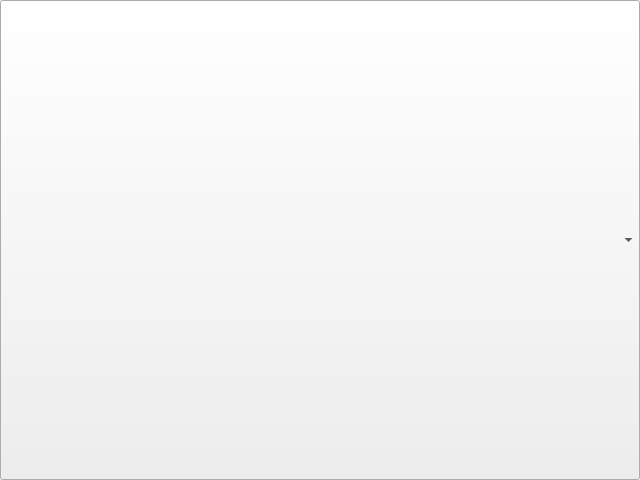
<?xml version="1.0" encoding="UTF-8"?>
<ui version="4.0">
 <class>ComboBoxHost</class>
 <widget class="QComboBox" name="ComboBoxHost">
  <property name="geometry">
   <rect>
    <x>0</x>
    <y>0</y>
    <width>640</width>
    <height>480</height>
   </rect>
  </property>
  <property name="windowTitle">
   <string>QComboBox</string>
  </property>
  <property name="toolTip">
   <string>QComboBox host</string>
  </property>
 </widget>
 <resources/>
 <connections/>
</ui>
